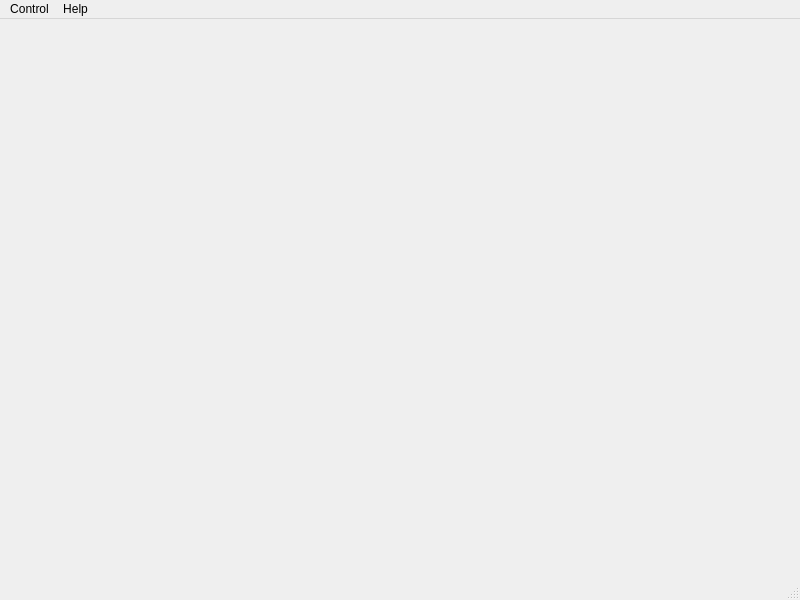
<?xml version="1.0" encoding="UTF-8"?>
<ui version="4.0">
 <class>MainWindow</class>
 <widget class="QMainWindow" name="MainWindow">
  <property name="geometry">
   <rect>
    <x>0</x>
    <y>0</y>
    <width>800</width>
    <height>600</height>
   </rect>
  </property>
  <property name="windowTitle">
   <string>YControl - Yamcs Instances</string>
  </property>
  <widget class="QWidget" name="centralwidget">
   <layout class="QVBoxLayout" name="verticalLayout">
    <item>
     <widget class="QScrollArea" name="scrollArea">
      <property name="frameShape">
       <enum>QFrame::NoFrame</enum>
      </property>
      <property name="horizontalScrollBarPolicy">
       <enum>Qt::ScrollBarAlwaysOff</enum>
      </property>
      <property name="widgetResizable">
       <bool>true</bool>
      </property>
      <widget class="QWidget" name="content">
       <property name="geometry">
        <rect>
         <x>0</x>
         <y>0</y>
         <width>778</width>
         <height>527</height>
        </rect>
       </property>
      </widget>
     </widget>
    </item>
   </layout>
  </widget>
  <widget class="QMenuBar" name="menubar">
   <property name="geometry">
    <rect>
     <x>0</x>
     <y>0</y>
     <width>800</width>
     <height>26</height>
    </rect>
   </property>
   <widget class="QMenu" name="menuControl">
    <property name="title">
     <string>Control</string>
    </property>
    <addaction name="actionRefresh"/>
    <addaction name="actionConnect"/>
    <addaction name="actionDisconnect"/>
    <addaction name="separator"/>
    <addaction name="actionExit"/>
   </widget>
   <widget class="QMenu" name="menuHelp">
    <property name="title">
     <string>Help</string>
    </property>
    <addaction name="actionAbout"/>
   </widget>
   <addaction name="menuControl"/>
   <addaction name="menuHelp"/>
  </widget>
  <widget class="QStatusBar" name="statusbar"/>
  <action name="actionExit">
   <property name="text">
    <string>Exit</string>
   </property>
   <property name="shortcut">
    <string>Ctrl+Q</string>
   </property>
  </action>
  <action name="actionAbout">
   <property name="text">
    <string>About</string>
   </property>
  </action>
  <action name="actionConnect">
   <property name="text">
    <string>Connect</string>
   </property>
   <property name="shortcut">
    <string>Ctrl+Shift+C</string>
   </property>
  </action>
  <action name="actionDisconnect">
   <property name="text">
    <string>Disconnect</string>
   </property>
   <property name="shortcut">
    <string>Ctrl+Shift+D</string>
   </property>
  </action>
  <action name="actionRefresh">
   <property name="text">
    <string>Refresh</string>
   </property>
   <property name="shortcut">
    <string>Ctrl+Shift+R</string>
   </property>
  </action>
 </widget>
 <resources/>
 <connections/>
</ui>
